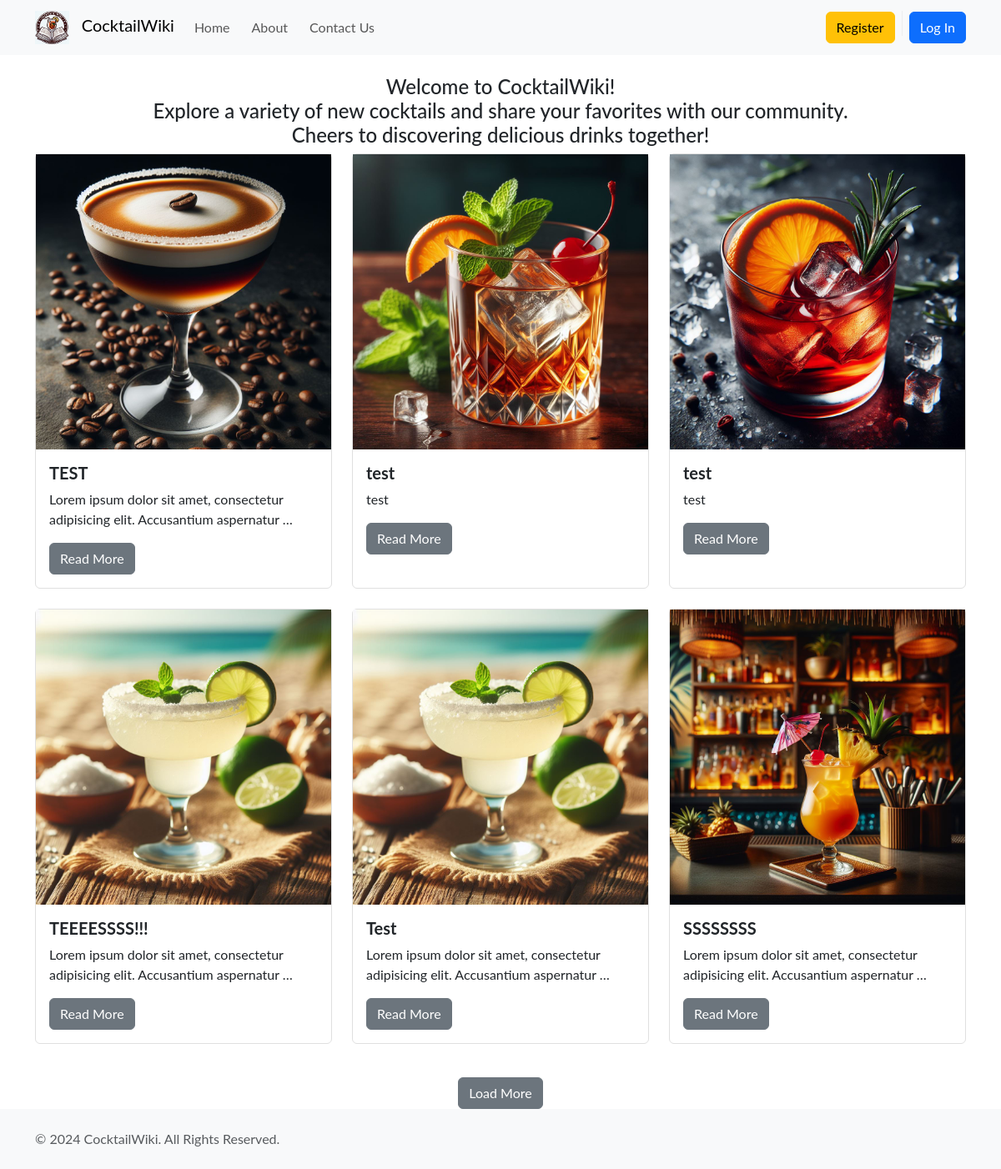
/, run on an earlier commit of the app's database.
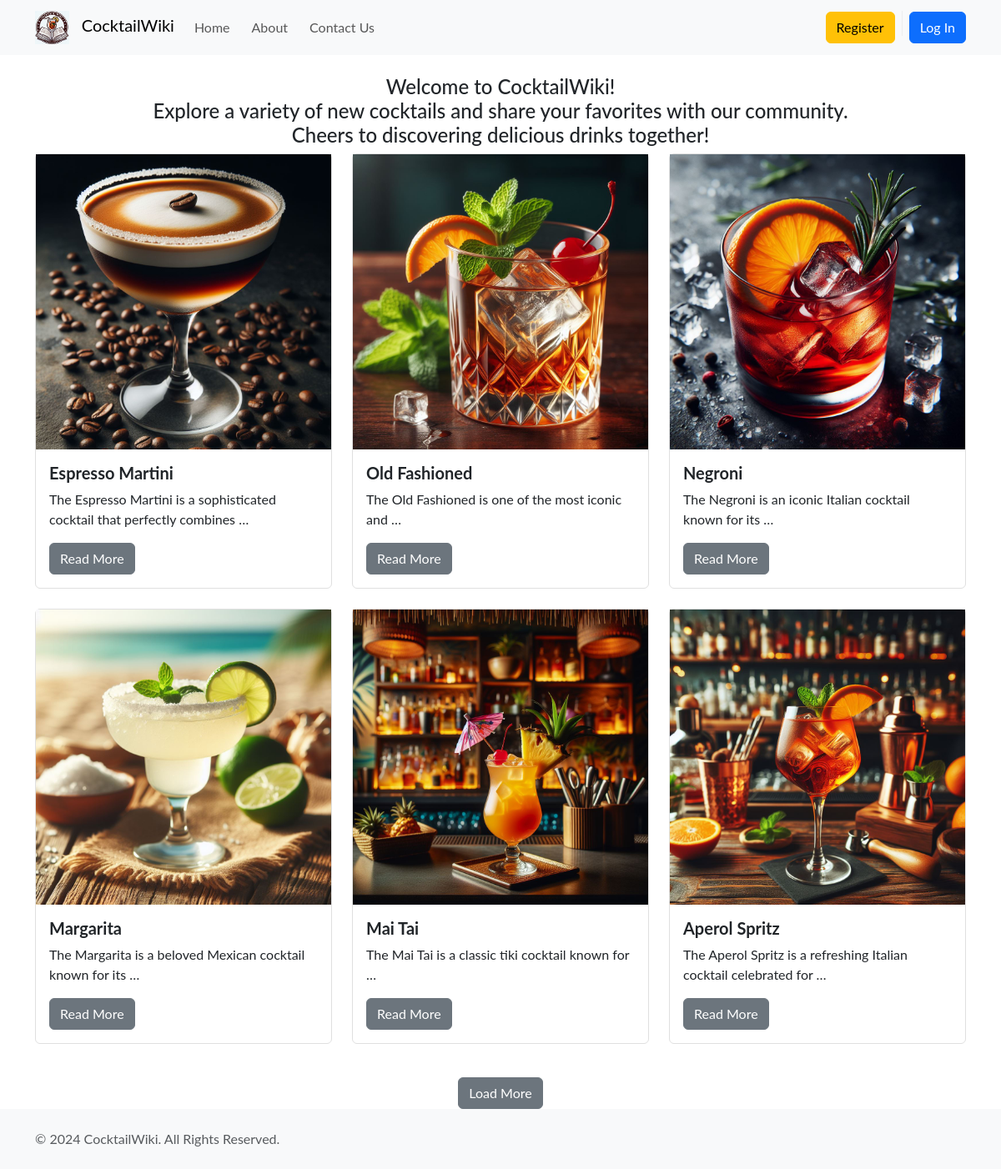
And on a later commit of the database.
### main/models.py (models this page shows, shortened)
class Post(models.Model):
    STATUS_POST = (
        (0, "Created"),
        (1, "Published"),
        (2, "Denied")
    )
    title = models.CharField(max_length=2500)
    content = models.TextField()
    image = models.ImageField('Image', null=False, upload_to='media')
    author = models.ForeignKey(User, on_delete=models.CASCADE)
    created_at = models.DateTimeField(auto_now_add=True)
    status = models.IntegerField(STATUS_POST, default=0)

### main/views.py (the view)
# urls.py: path('', views.index, name='index'),
def index(request):
    posts = Post.objects.filter(status=1).order_by('created_at')
    paginator = Paginator(posts, 6)
    page_number = request.GET.get('page', 1)
    page_obj = paginator.get_page(page_number)
    return render(request, 'main/index.html', {'posts': page_obj})

### main/context_processors.py (called while the page is built)
def moderator_status(request):
    is_moderator = request.user.groups.filter(name='Administrator').exists() if request.user.is_authenticated else False
    return {'is_moderator': is_moderator}

### main/templates/main/index.html (shortened to what this page needs)
{% extends 'main/layout.html'%}
{% block content %}
<div class="content">
 {% if user.is_authenticated %}
            {% else %}
    <div class="text-center">
        <p class="h4">Welcome to CocktailWiki!<br> Explore a variety of new cocktails and share your favorites with our community.<br> Cheers to discovering delicious drinks together!</p>
    </div>
            {% endif %}
    <div id="posts-container" class="row">
        {% for post in posts %}
        <div class="col-md-4 col-12 mb-4">
            <div class="card h-100">
                <img class="card-image-top" src="{{ post.image.url }}" alt="{{ post.title }}">
                <div class="card-body">
                    <h5 class="card-title title-page">{{ post.title }}</h5>
                    <p class="card-text">{{ post.content|truncatewords:10 }}</p>
                    <a href="{% url 'post_detail' post.id %}" class="btn btn-secondary">Read More</a>
                </div>
            </div>
        </div>
        {% endfor %}
    </div>
    {% if posts.has_next %}
    <div class="text-center">
        <button id="load-more" class="btn btn-secondary mt-3">Load More</button>
    </div>
    {% endif %}
</div>
{% endblock %}

What changed in the data, as far as the page shows it:
removed Post: image (picture), title "Test", content "Lorem ipsum dolor sit amet, consectetur adipisicing elit. Accusantium aspernatur …"
changed Post: title "TEST" → "Espresso Martini"; content "Lorem ipsum dolor sit amet, consectetur adipisicing elit. Accusantium aspernatur …" → "The Espresso Martini is a sophisticated cocktail that perfectly combines …"
changed Post: title "test" → "Old Fashioned"; content "test" → "The Old Fashioned is one of the most iconic and …"
changed Post: title "test" → "Negroni"; content "test" → "The Negroni is an iconic Italian cocktail known for its …"
changed Post: title "TEEEESSSS!!!" → "Margarita"; content "Lorem ipsum dolor sit amet, consectetur adipisicing elit. Accusantium aspernatur …" → "The Margarita is a beloved Mexican cocktail known for its …"
changed Post: title "SSSSSSSS" → "Mai Tai"; content "Lorem ipsum dolor sit amet, consectetur adipisicing elit. Accusantium aspernatur …" → "The Mai Tai is a classic tiki cocktail known for …"
now on this page (row edited): Post: image (picture), title "Aperol Spritz", content "The Aperol Spritz is a refreshing Italian cocktail celebrated for …"
